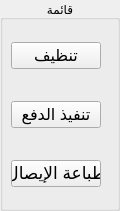
     <widget class="QGroupBox" name="groupBox_16">
      <property name="geometry">
       <rect>
        <x>780</x>
        <y>10</y>
        <width>120</width>
        <height>211</height>
       </rect>
      </property>
      <property name="title">
       <string>قائمة</string>
      </property>
      <property name="alignment">
       <set>Qt::AlignCenter</set>
      </property>
      <widget class="QPushButton" name="pushButton_43">
       <property name="geometry">
        <rect>
         <x>11</x>
         <y>42</y>
         <width>90</width>
         <height>27</height>
        </rect>
       </property>
       <property name="font">
        <font>
         <pointsize>12</pointsize>
        </font>
       </property>
       <property name="text">
        <string>تنظيف</string>
       </property>
      </widget>
      <widget class="QPushButton" name="pushButton_44">
       <property name="geometry">
        <rect>
         <x>11</x>
         <y>101</y>
         <width>90</width>
         <height>27</height>
        </rect>
       </property>
       <property name="font">
        <font>
         <pointsize>12</pointsize>
        </font>
       </property>
       <property name="text">
        <string>تنفيذ الدفع</string>
       </property>
      </widget>
      <widget class="QPushButton" name="pushButton_45">
       <property name="geometry">
        <rect>
         <x>11</x>
         <y>160</y>
         <width>90</width>
         <height>27</height>
        </rect>
       </property>
       <property name="font">
        <font>
         <pointsize>13</pointsize>
        </font>
       </property>
       <property name="text">
        <string>طباعة الإيصال</string>
       </property>
      </widget>
     </widget>
